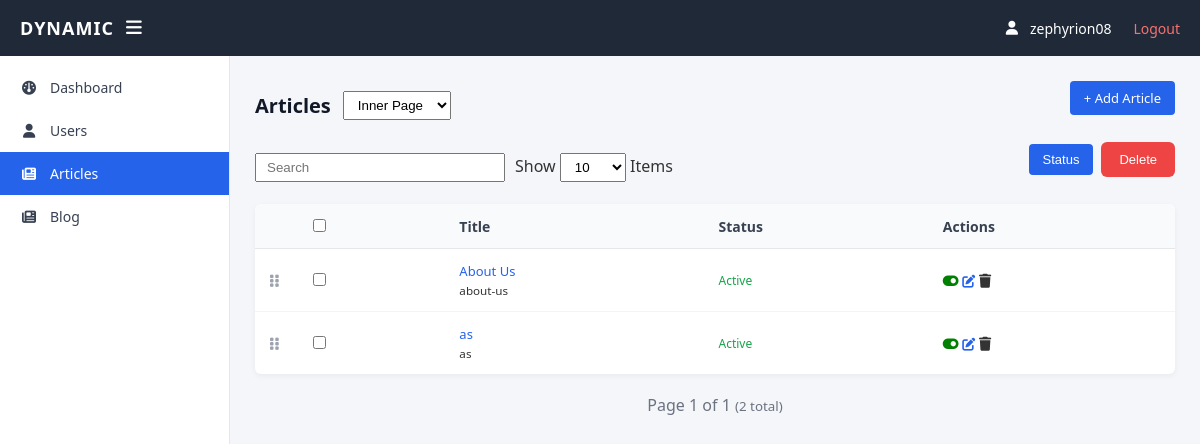
The app's page /articles/ (signed in), older data.
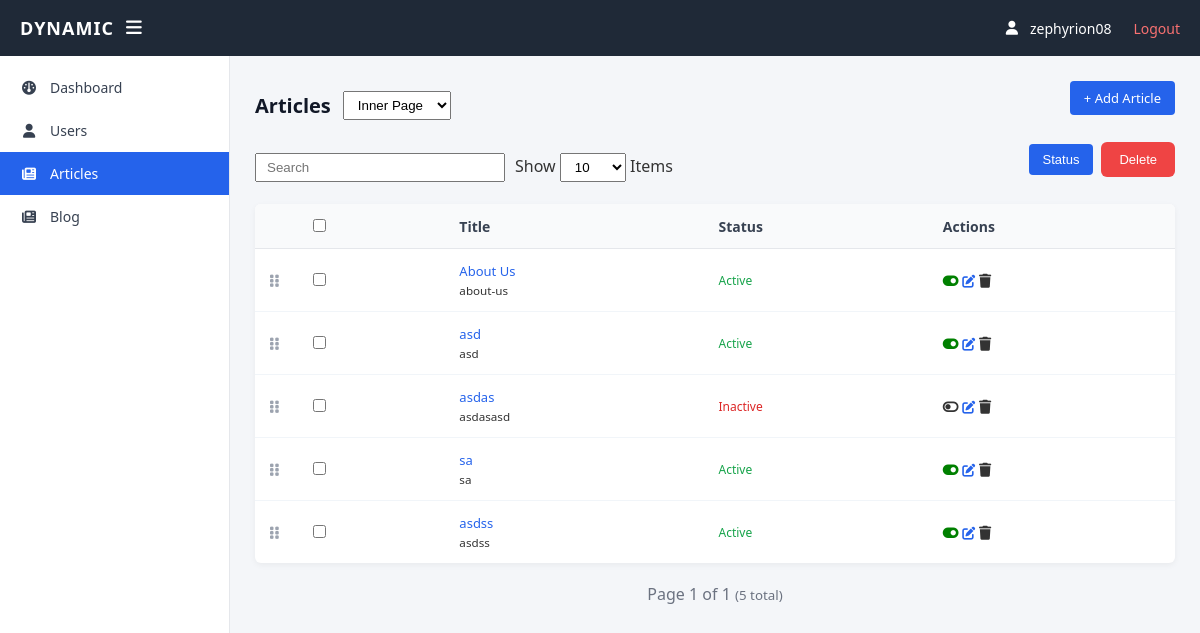
The same page, newer data.
### articles/models.py (models this page shows, shortened)
class Article(models.Model):
    title = models.CharField(max_length=255)
    subtitle = models.CharField(max_length=255, blank=True)
    slug = models.SlugField(unique=True, blank=True)
    image = models.ImageField(upload_to='articles/', blank=True, null=True)
    content = RichTextUploadingField(blank=False)
    show_on_homepage = models.BooleanField(default=False)
    is_active = models.BooleanField(default=True)
    author = models.ForeignKey(User, on_delete=models.SET_NULL, null=True, blank=True)
    created_at = models.DateTimeField(auto_now_add=True)
    updated_at = models.DateTimeField(auto_now=True)
    position = models.PositiveIntegerField(default=0)
    meta_title = models.CharField(
        max_length=60,
        blank=True,
    )
    meta_description = models.TextField(
        max_length=160,
        blank=True,
    )
    meta_keywords = models.CharField(
        max_length=205,
        blank=True,
    )
    class Meta:
        ordering = ['position']

### articles/views.py (the view)
# urls.py: path('', views.article_list, name='article_list'),
@ensure_csrf_cookie
@login_required
def article_list(request):
    articles_qs = Article.objects.select_related('author').order_by('position')
    query = request.GET.get('q', '')
    if query:
        articles_qs = articles_qs.filter(
            Q(title__icontains=query) | Q(slug__icontains=query)
        )
    homepage_filter = request.GET.get('homepage', 'no')
    if homepage_filter == 'yes':
        articles_qs = articles_qs.filter(show_on_homepage=True)
    else:
        articles_qs = articles_qs.filter(show_on_homepage=False)
    per_page = request.GET.get('per_page', '10')
    if per_page == 'all':
        per_page = articles_qs.count()  # show everything
    else:
        try:
            per_page = int(per_page)
            if per_page < 1:
                per_page = 10
            elif per_page > 100:
                per_page = 100
        except ValueError:
            per_page = 10
    paginator = Paginator(articles_qs, per_page)
    page_obj = paginator.get_page(request.GET.get('page'))
    context = {
        'articles': page_obj,
        'page_obj': page_obj,
        'per_page': per_page,
    }
    if request.headers.get('x-requested-with') == 'XMLHttpRequest':
        html = render_to_string('articles/_list_partial.html', context, request=request)
        return HttpResponse(html)
    return render(request, 'articles/list.html', context)

### templates/articles/list.html (shortened to what this page needs)
{% extends "base.html" %}
{% block content %}
<header style="display:flex; justify-content:space-between; align-items:center; margin-bottom:12px;">
    <div style="display:flex; align-items:center; gap:12px;">
        <h2 style="margin:0;">Articles</h2>
        <form method="get" id="homepage-filter-form" style="margin:0;">
            <select name="homepage" style="padding:5px 10px;">
                <option value="no"
                        {% if request.GET.homepage == 'no' or not request.GET.homepage %}selected{% endif %}>
                    Inner Page
                </option>
            </select>
        </form>
    </div>
    <a href="{% url 'article_create' %}?from_homepage={% if request.GET.homepage == 'yes' %}yes{% else %}no{% endif %}"
       class="btn">
        + Add Article
    </a>
</header>
<section style="display:flex; justify-content:space-between; align-items:center; margin-bottom:12px;">
    <div style="display:flex; align-items:center; gap:10px;">
        <input type="text"
               id="article-search"
               placeholder="Search"
               value="{{ request.GET.q|default:'' }}"
               style="padding:5px 10px; width:250px;">
        <form method="get" id="per-page-form" style="margin:0;">
            Show
            <select name="per_page" style="padding:5px 10px;">
                <option value="10"
                        {% if request.GET.per_page == '10' or not request.GET.per_page %}selected{% endif %}>
                    10
                </option>
            </select>
            Items
        </form>
    </div>
    <div style="display:flex; align-items:center; gap:8px;">
        <button type="button"
                class="btn btn-warning"
                onclick="document.getElementById('bulk-form').querySelector('button[name=action][value=toggle]').click()">
            Status
        </button>
        <button type="button"
                class="btn btn-danger"
                onclick="openDeleteModal('article', null, '/bulk/article/', true)">
            Delete
        </button>
    </div>
</section>
<section>
    <div id="articles-list-container">
        {% include 'articles/_list_partial.html' %}
    </div>
</section>
{% load static %}
{% endblock %}

### templates/articles/_list_partial.html (shortened to what this page needs)
{% load static %}
<form method="post" action="{% url 'bulk_action' 'article' %}" id="bulk-form">
    <table class="log-table">
        <thead>
            <tr>
                <th style="width: 30px;"></th>
                <th><input type="checkbox" id="select-all"></th>
                <th>Title</th>
                <th>Status</th>
                <th>Actions</th>
            </tr>
        </thead>
        <tbody id="sortable-tbody" data-update-url="{% url 'sort' 'article' %}">
            {% for a in articles %}
            <tr data-id="{{ a.id }}">
                <td class="drag-handle" style="cursor: grab; color: #9ca3af;">
                    <i class="fa-solid fa-grip-vertical"></i>
                </td>
                <td><input type="checkbox" name="selected_ids" value="{{ a.id }}" class="row-checkbox"> </td>
                <td><a href="{% url 'article_edit' a.slug %}">{{ a.title }}</a><br><small>{{ a.slug }}</small></td>
                <td id="status-{{ a.id }}" class="{% if a.is_active %}status-active{% else %}status-inactive{% endif %}">
                    {{ a.is_active|yesno:"Active,Inactive" }}
                </td>
                <td class="actions">
                    <span class="status-toggle"
                          data-url="{% url 'toggle_status' 'article' a.id %}"
                          data-target="status-{{ a.id }}"
                          onclick="event.preventDefault(); toggleStatus(this)">
                        <i class="fa-solid {% if a.is_active %}fa-toggle-on{% else %}fa-toggle-off{% endif %}"></i>
                    </span>
                    <a href="{% url 'article_edit' a.slug %}" class="icon edit"><i class="fa-solid fa-pen-to-square"></i></a>
                    <span class="icon delete"
                        onclick="openDeleteModal('article', '{{ a.title }}', '{% url 'delete_object' 'article' a.id %}', false)">
                        <i class="fa-solid fa-trash"></i>
                    </span>
                </td>
            </tr>
            {% empty %}
            <tr>
                <td colspan="6" style="text-align:center;">No articles found.</td>
            </tr>
            {% endfor %}
        </tbody>
    </table>
</form>
{% if page_obj %}
<div class="pagination" style="margin-top:20px; display:flex; justify-content:center; gap:8px;">
    <span style="color:#6b7280;">
        Page {{ page_obj.number }} of {{ page_obj.paginator.num_pages }}
        <small>({{ page_obj.paginator.count }} total)</small>
    </span>
</div>
{% endif %}

Row changes from the older to the newer data that the page shows:
removed Article: title "as", slug "as", is_active "Active"
added Article: title "asd", slug "asd", is_active "Active"
added Article: title "asdas", slug "asdasasd", is_active "Inactive"
added Article: title "sa", slug "sa", is_active "Active"
added Article: title "asdss", slug "asdss", is_active "Active"
Text that changed along with them:
{{ page_obj.paginator.count }}: "2" → "5"
